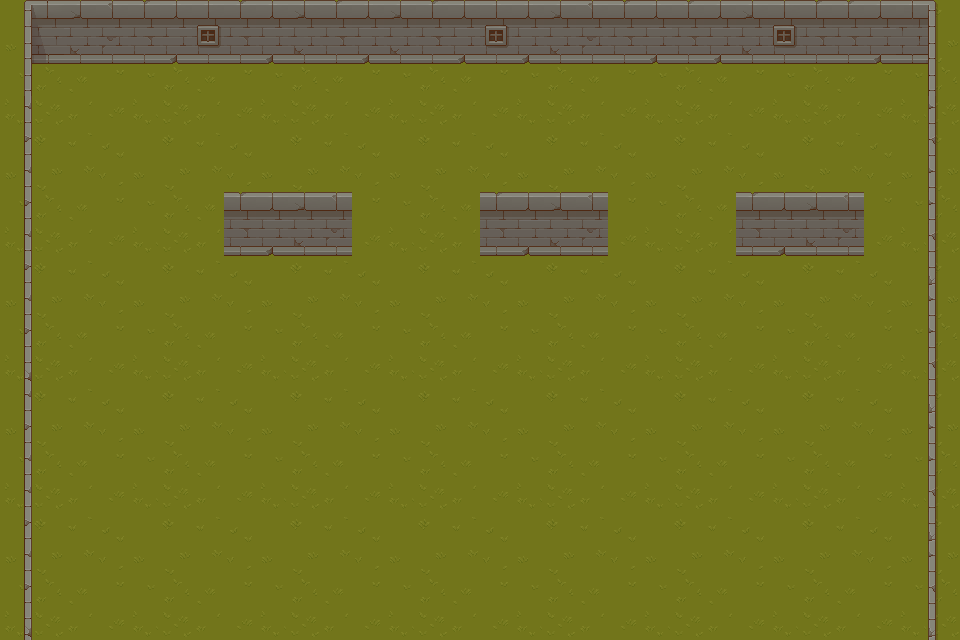

Below is a game level as drawn by its tile map, then a one-line description and the .tmx file that defines it, in full:
An orthogonal 30x20 tile map with 32x32 px tiles, 4 tile layers (Ground, Walls, Props, Above), 2 tilesets and 18 objects.

<map version="1.10" tiledversion="1.11.2" orientation="orthogonal" renderorder="right-down" width="30" height="20" tilewidth="32" tileheight="32" infinite="0" nextlayerid="6" nextobjectid="24">
 <editorsettings>
  <export target="introLevel.lua" format="lua" />
 </editorsettings>
 <tileset firstgid="1" name="TX Tileset Grass" tilewidth="32" tileheight="32" tilecount="64" columns="8">
  <image source="Tilesets/TX Tileset Grass.png" width="256" height="256" />
 </tileset>
 <tileset firstgid="65" name="TX Tileset Wall" tilewidth="32" tileheight="32" tilecount="256" columns="16">
  <image source="Tilesets/TX Tileset Wall.png" width="512" height="512" />
 </tileset>
 <layer id="1" name="Ground" width="30" height="20">
  <data encoding="csv">
1,2,3,4,1,2,3,4,1,2,3,4,1,2,3,4,1,2,3,4,1,2,3,4,1,2,3,4,1,2,
9,10,11,12,9,10,11,12,9,10,11,12,9,10,11,12,9,10,11,12,9,10,11,12,9,10,11,12,9,10,
17,18,19,20,17,18,19,20,17,18,19,20,17,18,19,20,17,18,19,20,17,18,19,20,17,18,19,20,17,18,
25,26,27,28,25,26,27,28,25,26,27,28,25,26,27,28,25,26,27,28,25,26,27,28,25,26,27,28,25,26,
1,2,3,4,1,2,3,4,1,2,3,4,1,2,3,4,1,2,3,4,1,2,3,4,1,2,3,4,1,2,
9,10,11,12,9,10,11,12,9,10,11,12,9,10,11,12,9,10,11,12,9,10,11,12,9,10,11,12,9,10,
17,18,19,20,17,18,19,20,17,18,19,20,17,18,19,20,17,18,19,20,17,18,19,20,17,18,19,20,17,18,
25,26,27,28,25,26,27,28,25,26,27,28,25,26,27,28,25,26,27,28,25,26,27,28,25,26,27,28,25,26,
1,2,3,4,1,2,3,4,1,2,3,4,1,2,3,4,1,2,3,4,1,2,3,4,1,2,3,4,1,2,
9,10,11,12,9,10,11,12,9,10,11,12,9,10,11,12,9,10,11,12,9,10,11,12,9,10,11,12,9,10,
17,18,19,20,17,18,19,20,17,18,19,20,17,18,19,20,17,18,19,20,17,18,19,20,17,18,19,20,17,18,
25,26,27,28,25,26,27,28,25,26,27,28,25,26,27,28,25,26,27,28,25,26,27,28,25,26,27,28,25,26,
1,2,3,4,1,2,3,4,1,2,3,4,1,2,3,4,1,2,3,4,1,2,3,4,1,2,3,4,1,2,
9,10,11,12,9,10,11,12,9,10,11,12,9,10,11,12,9,10,11,12,9,10,11,12,9,10,11,12,9,10,
17,18,19,20,17,18,19,20,17,18,19,20,17,18,19,20,17,18,19,20,17,18,19,20,17,18,19,20,17,18,
25,26,27,28,25,26,27,28,25,26,27,28,25,26,27,28,25,26,27,28,25,26,27,28,25,26,27,28,25,26,
1,2,3,4,1,2,3,4,1,2,3,4,1,2,3,4,1,2,3,4,1,2,3,4,1,2,3,4,1,2,
9,10,11,12,9,10,11,12,9,10,11,12,9,10,11,12,9,10,11,12,9,10,11,12,9,10,11,12,9,10,
17,18,19,20,17,18,19,20,17,18,19,20,17,18,19,20,17,18,19,20,17,18,19,20,17,18,19,20,17,18,
25,26,27,28,25,26,27,28,25,26,27,28,25,26,27,28,25,26,27,28,25,26,27,28,25,26,27,28,25,26
</data>
 </layer>
 <layer id="2" name="Walls" width="30" height="20">
  <data encoding="csv">
85,86,164,165,162,163,167,162,163,164,162,163,164,162,163,167,163,164,165,162,163,162,163,164,167,162,162,163,88,89,
101,102,180,181,178,179,183,178,179,180,178,179,180,178,179,183,179,180,181,178,179,178,179,180,183,178,178,179,104,105,
117,118,0,0,0,0,0,0,0,0,0,0,0,0,0,0,0,0,0,0,0,0,0,0,0,0,0,0,120,121,
91,0,0,0,0,0,0,0,0,0,0,0,0,0,0,0,0,0,0,0,0,0,0,0,0,0,0,0,0,90,
107,0,0,0,0,0,0,0,0,0,0,0,0,0,0,0,0,0,0,0,0,0,0,0,0,0,0,0,0,106,
91,0,0,0,0,0,0,0,0,0,0,0,0,0,0,0,0,0,0,0,0,0,0,0,0,0,0,0,0,90,
107,0,0,0,0,0,0,162,163,164,165,0,0,0,0,162,163,164,165,0,0,0,0,162,163,164,165,0,0,90,
91,0,0,0,0,0,0,178,179,180,181,0,0,0,0,178,179,180,181,0,0,0,0,178,179,180,181,0,0,106,
107,0,0,0,0,0,0,0,0,0,0,0,0,0,0,0,0,0,0,0,0,0,0,0,0,0,0,0,0,122,
91,0,0,0,0,0,0,0,0,0,0,0,0,0,0,0,0,0,0,0,0,0,0,0,0,0,0,0,0,90,
107,0,0,0,0,0,0,0,0,0,0,0,0,0,0,0,0,0,0,0,0,0,0,0,0,0,0,0,0,90,
123,0,0,0,0,0,0,0,0,0,0,0,0,0,0,0,0,0,0,0,0,0,0,0,0,0,0,0,0,106,
91,0,0,0,0,0,0,0,0,0,0,0,0,0,0,0,0,0,0,0,0,0,0,0,0,0,0,0,0,122,
107,0,0,0,0,0,0,0,0,0,0,0,0,0,0,0,0,0,0,0,0,0,0,0,0,0,0,0,0,90,
91,0,0,0,0,0,0,0,0,0,0,0,0,0,0,0,0,0,0,0,0,0,0,0,0,0,0,0,0,90,
91,0,0,0,0,0,0,0,0,0,0,0,0,0,0,0,0,0,0,0,0,0,0,0,0,0,0,0,0,106,
107,0,0,0,0,0,0,0,0,0,0,0,0,0,0,0,0,0,0,0,0,0,0,0,0,0,0,0,0,122,
91,0,0,0,0,0,0,0,0,0,0,0,0,0,0,0,0,0,0,0,0,0,0,0,0,0,0,0,0,90,
107,0,0,0,0,0,0,0,0,0,0,0,0,0,0,0,0,0,0,0,0,0,0,0,0,0,0,0,0,106,
123,0,0,0,0,0,0,0,0,0,0,0,0,0,0,0,0,0,0,0,0,0,0,0,0,0,0,0,0,122
</data>
 </layer>
 <objectgroup id="5" name="Collide">
  <object id="3" x="0" y="0" width="960" height="64" />
  <object id="4" gid="152" x="-5" y="87.5" width="32" height="32" />
  <object id="5" gid="152" x="4.5" y="98" width="32" height="32" />
  <object id="6" gid="152" x="-4.5" y="92" width="32" height="32" />
  <object id="7" gid="152" x="-1.5" y="92" width="32" height="32" />
  <object id="8" gid="152" x="32.5" y="105.5" width="32" height="32" />
  <object id="9" gid="152" x="1.5" y="92" width="32" height="32" />
  <object id="10" gid="152" x="-1.5" y="97" width="32" height="32" />
  <object id="11" gid="152" x="0" y="98" width="32" height="32" />
  <object id="12" gid="152" x="-1.5" y="94" width="32" height="32" />
  <object id="16" x="0" y="608" width="960" height="32" />
  <object id="17" x="0" y="0" width="32" height="640" />
  <object id="18" x="928" y="0" width="32" height="640" />
  <object id="19" x="224" y="192" width="128" height="64" />
  <object id="20" x="480" y="192" width="128" height="64" />
  <object id="21" x="736" y="192" width="128" height="64" />
  <object id="22" x="1024" y="576" />
  <object id="23" x="-32" y="-32" />
 </objectgroup>
 <layer id="3" name="Props" width="30" height="20">
  <data encoding="csv">
0,0,0,0,0,0,0,0,0,0,0,0,0,0,0,0,0,0,0,0,0,0,0,0,0,0,0,0,0,0,
0,0,0,0,0,0,0,0,0,0,0,0,0,0,0,0,0,0,0,0,0,0,0,0,0,0,0,0,0,0,
0,0,0,0,0,0,0,0,0,0,0,0,0,0,0,0,0,0,0,0,0,0,0,0,0,0,0,0,0,0,
0,0,0,0,0,0,0,0,0,0,0,0,0,0,0,0,0,0,0,0,0,0,0,0,0,0,0,0,0,0,
0,0,0,0,0,0,0,0,0,0,0,0,0,0,0,0,0,0,0,0,0,0,0,0,0,0,0,0,0,0,
0,0,0,0,0,0,0,0,0,0,0,0,0,0,0,0,0,0,0,0,0,0,0,0,0,0,0,0,0,0,
0,0,0,0,0,0,0,0,0,0,0,0,0,0,0,0,0,0,0,0,0,0,0,0,0,0,0,0,0,0,
0,0,0,0,0,0,0,0,0,0,0,0,0,0,0,0,0,0,0,0,0,0,0,0,0,0,0,0,0,0,
0,0,0,0,0,0,0,0,0,0,0,0,0,0,0,0,0,0,0,0,0,0,0,0,0,0,0,0,0,0,
0,0,0,0,0,0,0,0,0,0,0,0,0,0,0,0,0,0,0,0,0,0,0,0,0,0,0,0,0,0,
0,0,0,0,0,0,0,0,0,0,0,0,0,0,0,0,0,0,0,0,0,0,0,0,0,0,0,0,0,0,
0,0,0,0,0,0,0,0,0,0,0,0,0,0,0,0,0,0,0,0,0,0,0,0,0,0,0,0,0,0,
0,0,0,0,0,0,0,0,0,0,0,0,0,0,0,0,0,0,0,0,0,0,0,0,0,0,0,0,0,0,
0,0,0,0,0,0,0,0,0,0,0,0,0,0,0,0,0,0,0,0,0,0,0,0,0,0,0,0,0,0,
0,0,0,0,0,0,0,0,0,0,0,0,0,0,0,0,0,0,0,0,0,0,0,0,0,0,0,0,0,0,
0,0,0,0,0,0,0,0,0,0,0,0,0,0,0,0,0,0,0,0,0,0,0,0,0,0,0,0,0,0,
0,0,0,0,0,0,0,0,0,0,0,0,0,0,0,0,0,0,0,0,0,0,0,0,0,0,0,0,0,0,
0,0,0,0,0,0,0,0,0,0,0,0,0,0,0,0,0,0,0,0,0,0,0,0,0,0,0,0,0,0,
0,0,0,0,0,0,0,0,0,0,0,0,0,0,0,0,0,0,0,0,0,0,0,0,0,0,0,0,0,0,
0,0,0,0,0,0,0,0,0,0,0,0,0,0,0,0,0,0,0,0,0,0,0,0,0,0,0,0,0,0
</data>
 </layer>
 <layer id="4" name="Above" width="30" height="20">
  <data encoding="csv">
0,0,0,0,0,0,0,0,0,0,0,0,0,0,0,0,0,0,0,0,0,0,0,0,0,0,0,0,0,0,
0,0,0,0,0,0,0,0,0,0,0,0,0,0,0,0,0,0,0,0,0,0,0,0,0,0,0,0,0,0,
0,0,0,0,0,0,0,0,0,0,0,0,0,0,0,0,0,0,0,0,0,0,0,0,0,0,0,0,0,0,
0,0,0,0,0,0,0,0,0,0,0,0,0,0,0,0,0,0,0,0,0,0,0,0,0,0,0,0,0,0,
0,0,0,0,0,0,0,0,0,0,0,0,0,0,0,0,0,0,0,0,0,0,0,0,0,0,0,0,0,0,
0,0,0,0,0,0,0,0,0,0,0,0,0,0,0,0,0,0,0,0,0,0,0,0,0,0,0,0,0,0,
0,0,0,0,0,0,0,0,0,0,0,0,0,0,0,0,0,0,0,0,0,0,0,0,0,0,0,0,0,0,
0,0,0,0,0,0,0,0,0,0,0,0,0,0,0,0,0,0,0,0,0,0,0,0,0,0,0,0,0,0,
0,0,0,0,0,0,0,0,0,0,0,0,0,0,0,0,0,0,0,0,0,0,0,0,0,0,0,0,0,0,
0,0,0,0,0,0,0,0,0,0,0,0,0,0,0,0,0,0,0,0,0,0,0,0,0,0,0,0,0,0,
0,0,0,0,0,0,0,0,0,0,0,0,0,0,0,0,0,0,0,0,0,0,0,0,0,0,0,0,0,0,
0,0,0,0,0,0,0,0,0,0,0,0,0,0,0,0,0,0,0,0,0,0,0,0,0,0,0,0,0,0,
0,0,0,0,0,0,0,0,0,0,0,0,0,0,0,0,0,0,0,0,0,0,0,0,0,0,0,0,0,0,
0,0,0,0,0,0,0,0,0,0,0,0,0,0,0,0,0,0,0,0,0,0,0,0,0,0,0,0,0,0,
0,0,0,0,0,0,0,0,0,0,0,0,0,0,0,0,0,0,0,0,0,0,0,0,0,0,0,0,0,0,
0,0,0,0,0,0,0,0,0,0,0,0,0,0,0,0,0,0,0,0,0,0,0,0,0,0,0,0,0,0,
0,0,0,0,0,0,0,0,0,0,0,0,0,0,0,0,0,0,0,0,0,0,0,0,0,0,0,0,0,0,
0,0,0,0,0,0,0,0,0,0,0,0,0,0,0,0,0,0,0,0,0,0,0,0,0,0,0,0,0,0,
0,0,0,0,0,0,0,0,0,0,0,0,0,0,0,0,0,0,0,0,0,0,0,0,0,0,0,0,0,0,
0,0,0,0,0,0,0,0,0,0,0,0,0,0,0,0,0,0,0,0,0,0,0,0,0,0,0,0,0,0
</data>
 </layer>
</map>
